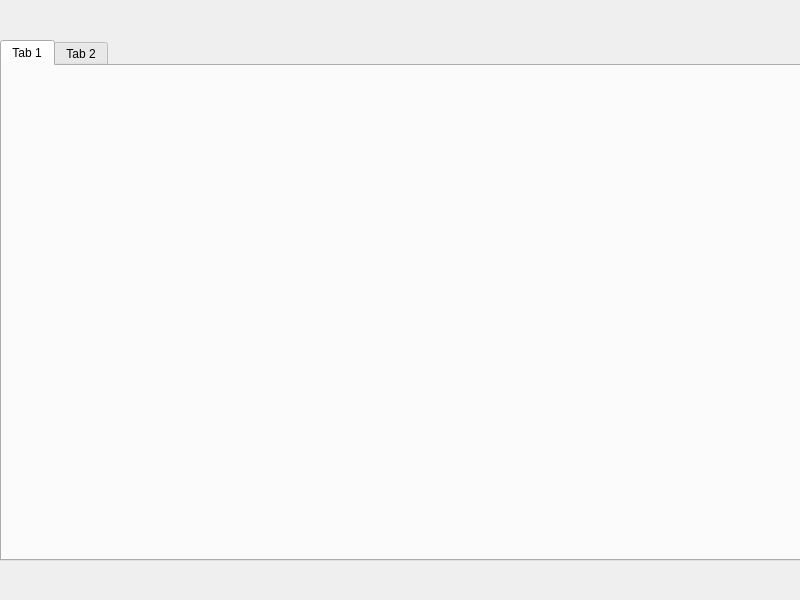
<?xml version="1.0" encoding="UTF-8"?>
<ui version="4.0">
 <class>UserDashboard</class>
 <widget class="QWidget" name="UserDashboard">
  <property name="geometry">
   <rect>
    <x>0</x>
    <y>0</y>
    <width>800</width>
    <height>600</height>
   </rect>
  </property>
  <property name="windowTitle">
   <string>Form</string>
  </property>
  <widget class="QTabWidget" name="tabWidget">
   <property name="geometry">
    <rect>
     <x>0</x>
     <y>40</y>
     <width>801</width>
     <height>521</height>
    </rect>
   </property>
   <widget class="QWidget" name="tab">
    <attribute name="title">
     <string>Tab 1</string>
    </attribute>
   </widget>
   <widget class="QWidget" name="tab_2">
    <attribute name="title">
     <string>Tab 2</string>
    </attribute>
   </widget>
  </widget>
 </widget>
 <resources/>
 <connections/>
</ui>
